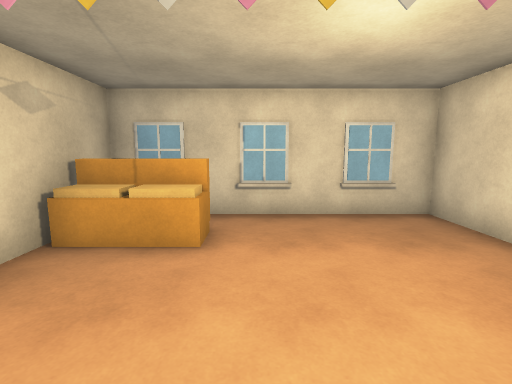
[1] (above)

12 first-person views from a walk through a scene from a Unity 3-D project. The camera is 1.5 m above the floor, tilts 8° down and sees 85° across. The floor is counted in squares, 1 m on a side. Each view is taken from the middle of a square. On the plan, view 1 faces up. The plan holds only what a view shows up to about 14 squares ahead; the rest is blank. The place goes on beyond the plan. Surface patterns are stand-ins for the level's own textures.

[2]
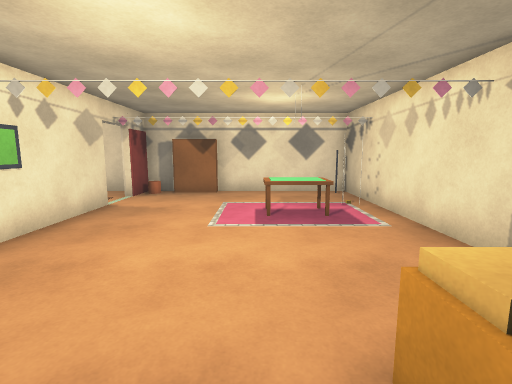

[3]
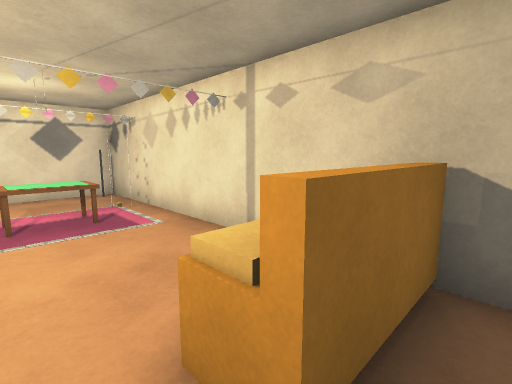

[4]
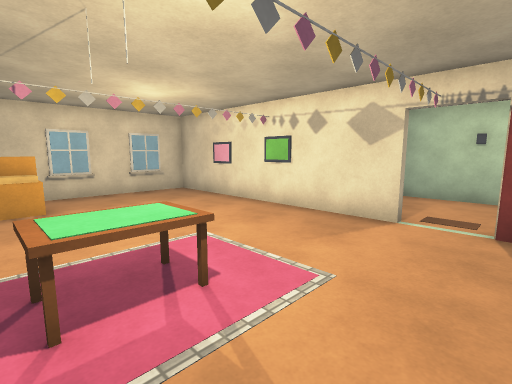

[5]
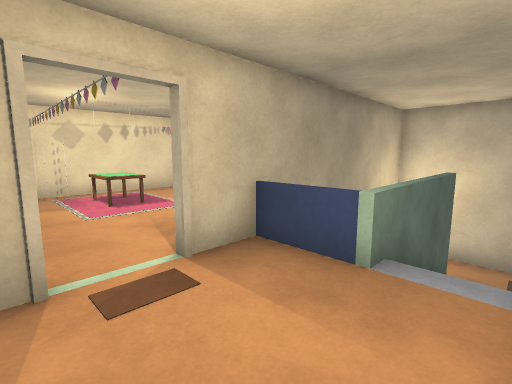

[6]
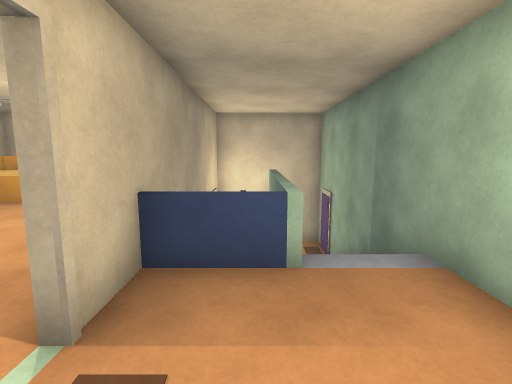

[7]
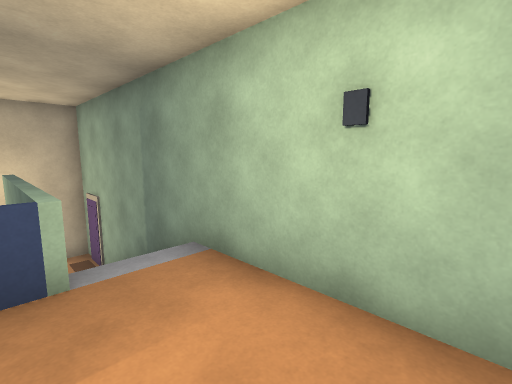

[8]
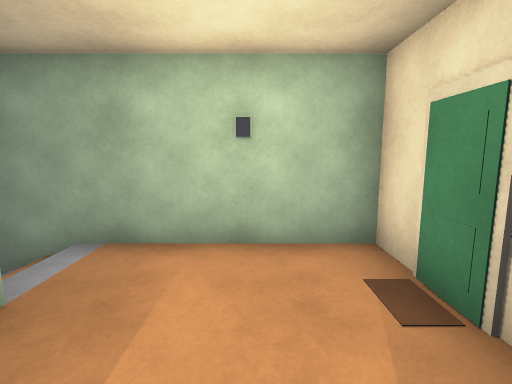

[9]
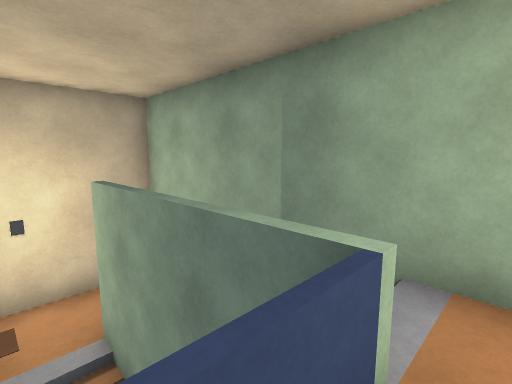

[10]
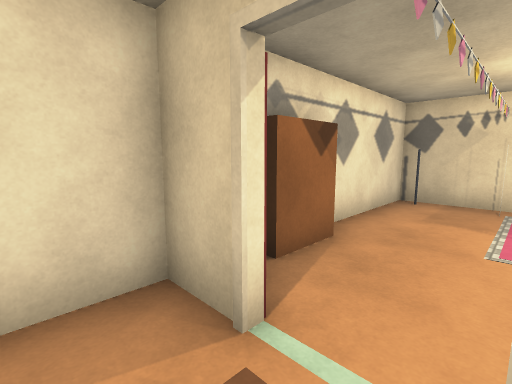

[11]
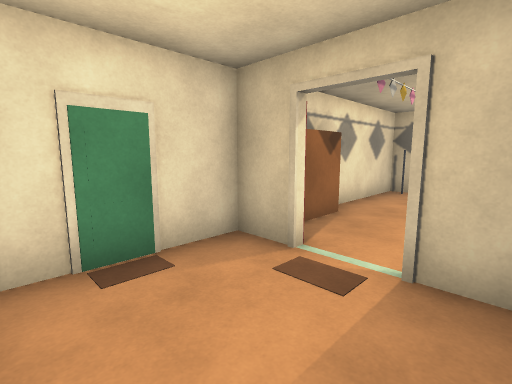

[12]
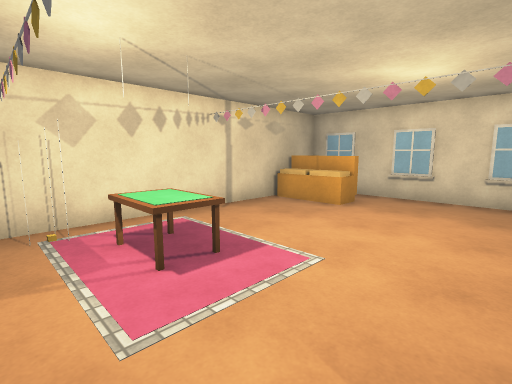

### Floor plan
Key: @ floor where view 1 was taken; # wall or solid block; . main floor; - floor 2 m lower than the main floor; / step, stairs or slope; = window, fence, low wall or low ledge; ^ raised ledge; O other object.
Columns run from 4 left of view 1 to 9 right of it. Each row starts with its distance up from view 1.
  7 ^#############
  6 O.......O----#
  5 OO^^....O----#
  4 OO......O//# #
  3 O.......O /# #
  2 O.......O /# #
  1 O.......O /=/#
  0 O...@...O////#
 -1 O.^^^...O....#
 -2 O.......O....#
 -3 O............#
 -4 OO......#....#
 -5 OOOOOO##OOO#O#

Where each view was taken, in squares from view 1:
view 1: 0 up, 0 right, facing up
view 2: 6 up, 0 right, facing down
view 3: 6 up, 0 right, facing down-left
view 4: 4 down, 2 left, facing up-right
view 5: 4 down, 8 right, facing up-left
view 6: 4 down, 6 right, facing up
view 7: 4 down, 6 right, facing up-right
view 8: 3 down, 4 right, facing right
view 9: 1 down, 5 right, facing up-right
view 10: 2 down, 6 right, facing down-left
view 11: 1 down, 8 right, facing down-left
view 12: 3 down, 3 right, facing up-left
